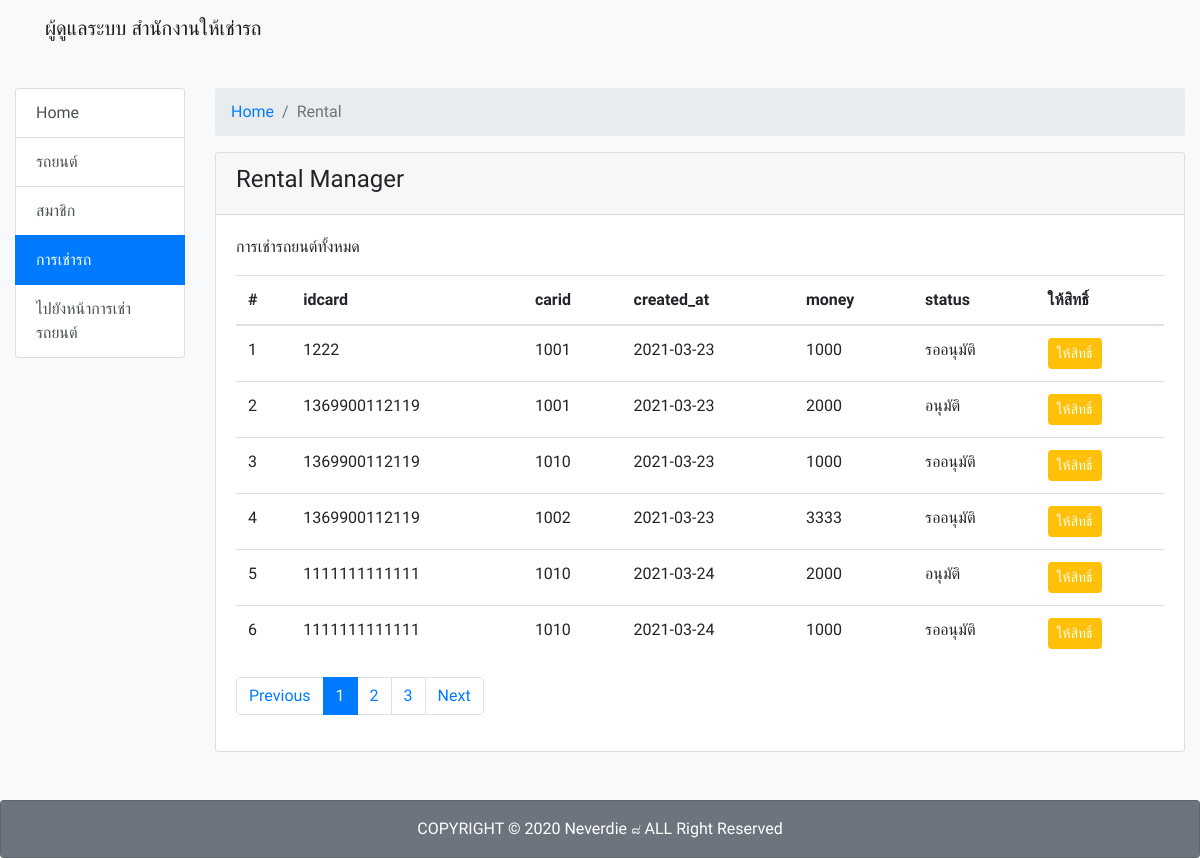
/admin/rental/index.php, run on the app's committed database.
### tables this page shows
CREATE TABLE `rental` (
  `id` int(11) NOT NULL,
  `idcard` varchar(255) DEFAULT NULL,
  `carid` int(255) DEFAULT NULL,
  `created_at` date DEFAULT NULL,
  `money` varchar(255) DEFAULT NULL,
  `status_re` varchar(255) DEFAULT NULL
);

### admin/rental/index.php (the view, shortened to what this page needs)
<?php
include_once('../../php/connect.php');
?>
<!DOCTYPE html>
<html lang="en">
<head>
    <link rel="stylesheet" href="../../node_modules/bootstrap/dist/css/bootstrap.min.css">
</head>
<body>
    <?php include_once('includes/navbar.php') ?>
    <section class="bg-light min-vh-100">
		<br><br><br>
		<div class="container-fluid">
			<div class="row mt-3">
				<div class="col-sm-3 col-md-2">
					<div class="list-group">
						<a href="../index.php" class="list-group-item list-group-item-action">Home</a>
						<a href="../car" class="list-group-item list-group-item-action">รถยนต์</a>
						<a href="../user" class="list-group-item list-group-item-action">สมาชิก</a>
						<a href="#" class="list-group-item list-group-item-action active">การเช่ารถ</a>
						<a href="../../index.php" class="list-group-item list-group-item-action">ไปยังหน้าการเช่ารถยนต์</a>
					</div>
				</div>
				<div class="col">
					<nav aria-label="breadcrumb">
						<ol class="breadcrumb">
							<li class="breadcrumb-item"><a href="#">Home</a></li>
							<li class="breadcrumb-item active" aria-current="page">Rental</li>
						</ol>
					</nav>
					<div class="row mt-3">
						<div class="col">
							<div class="card">
								<div class="card-header d-flex justify-content-between align-items-center">
									<h4>Rental Manager</h4>
								</div>
								<div class="card-body">
									<p>การเช่ารถยนต์ทั้งหมด</p>
									<?php
										$sql = "SELECT * FROM rental";
										$result = $conn->query($sql);
										?>
									<table class="table">
										<thead>
											<tr>
												<th scope="col">#</th>
												<th scope="col">idcard</th>
												<th scope="col">carid</th>
												<th scope="col">created_at</th>
												<th scope="col">money</th>
												<th scope="col">status</th>
												<th scope="col">ให้สิทธิ์</th>
											</tr>
										</thead>
										<tbody>
										<?php
											$num = 0;
											while ($row = $result->fetch_assoc()) {
											$num++;
										?>
											<tr>
												<td><?php echo $num; ?></td>
												<td><?php echo $row['idcard']; ?></td>
												<td><?php echo $row['carid']; ?></td>
												<td><?php echo $row['created_at']; ?></td>
												<td><?php echo $row['money']; ?></td>
												<td><?php echo $row['status_re']; ?></td>
												<td>
												<a href="form-edit.php?id=<?php echo $row['id']; ?>" class="btn btn-sm btn-warning text-white">
													<i class="fas fa-edit"></i> ให้สิทธิ์
												</a>
												</td>
											</tr>
										<?php } ?>
										</tbody>
									</table>
									<nav aria-label="Page navigation example">
										<ul class="pagination">
											<li class="page-item"><a class="page-link" href="#">Previous</a></li>
											<li class="page-item active"><a class="page-link" href="#">1</a></li>
											<li class="page-item"><a class="page-link" href="#">2</a></li>
											<li class="page-item"><a class="page-link" href="#">3</a></li>
											<li class="page-item"><a class="page-link" href="#">Next</a></li>
										</ul>
									</nav>
								</div>
							</div>
						</div>
					</div>
				</div>
			</div>
		</div>
	</section>
    <?php include_once('includes/footer.php') ?>
</body>
</html>

### admin/rental/index.php (style rules this page uses)
body,section { font-family: 'Prompt', sans-serif; }

### data on the page
rental: idcard "1222", carid "1001", created_at "2021-03-23", money "1000", status_re "รออนุมัติ"
rental: idcard "1369900112119", carid "1001", created_at "2021-03-23", money "2000", status_re "อนุมัติ"
rental: idcard "1369900112119", carid "1010", created_at "2021-03-23", money "1000", status_re "รออนุมัติ"
rental: idcard "1369900112119", carid "1002", created_at "2021-03-23", money "3333", status_re "รออนุมัติ"
rental: idcard "1111111111111", carid "1010", created_at "2021-03-24", money "2000", status_re "อนุมัติ"
rental: idcard "1111111111111", carid "1010", created_at "2021-03-24", money "1000", status_re "รออนุมัติ"
